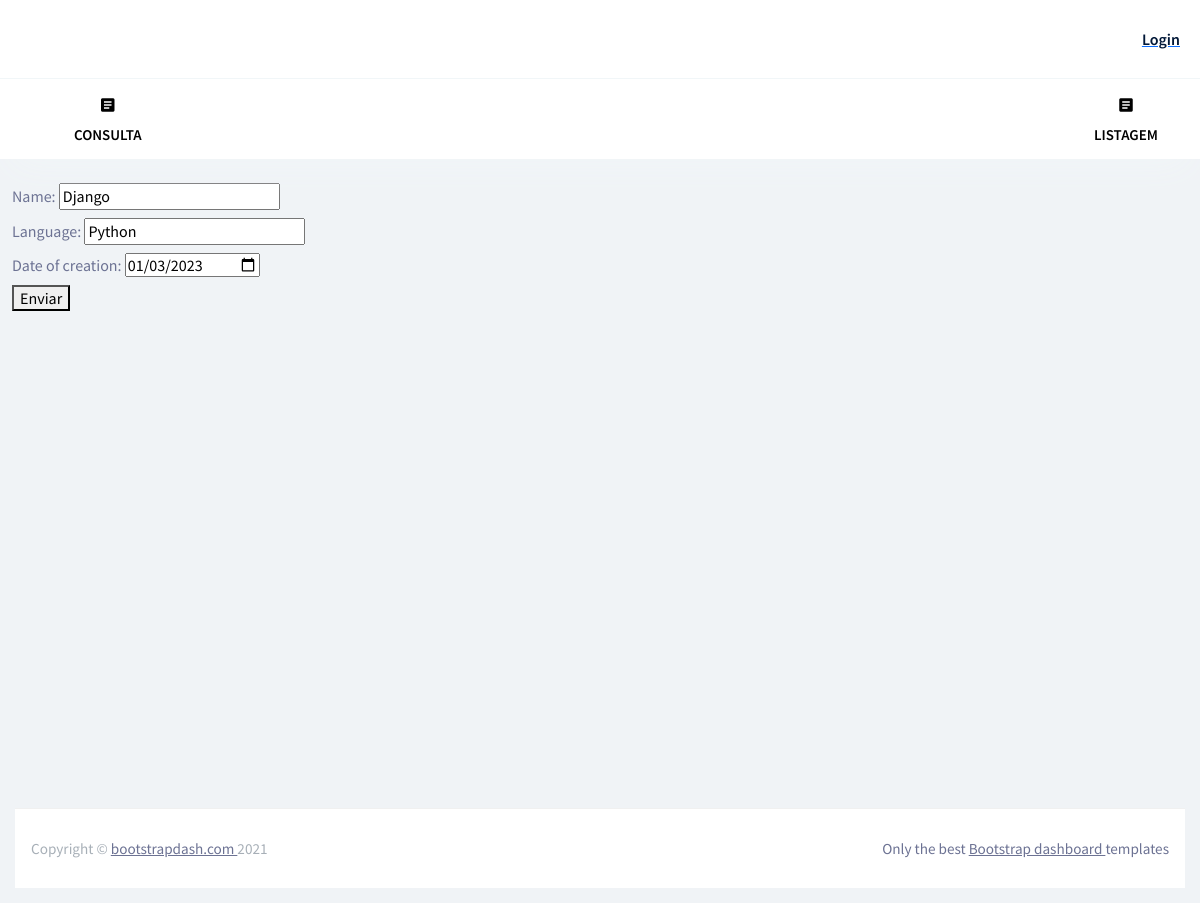
The app's page /update/2/ with its own data.
### cadastro/models.py (models this page shows, shortened)
class Framework(models.Model):
    id = models.AutoField(primary_key=True)
    name = models.CharField(max_length=100)
    language = models.CharField(max_length=100)
    date_of_creation = models.DateField()

### cadastro/views.py (the view)
# urls.py: path('update/<int:id>/', update, name = 'update'),
def update(request, id):
    frameworks = Framework.objects.get(id = id)
    form = frameworkForm(request.POST or None, instance = frameworks)
    if form.is_valid():
        form.save()
        return redirect('list')
    return render(request, 'update.html', {'frameworks' : frameworks, 'form' : form})

### cadastro/forms.py
class frameworkForm(forms.ModelForm):
    class Meta:
        model = Framework
        fields = '__all__'
        widgets = {
            'date_of_creation': forms.DateInput(attrs={'type': 'date'})
        }

### template/update.html (shortened to what this page needs)
{% extends 'base.html' %}
{% block content %}
<form method="POST">
    {{ form.as_p }}
    <button type="submit">Enviar</button>
</form>
{% endblock %}

### records on screen
Framework: name "Django", language "Python", date_of_creation "01/03/2023"
